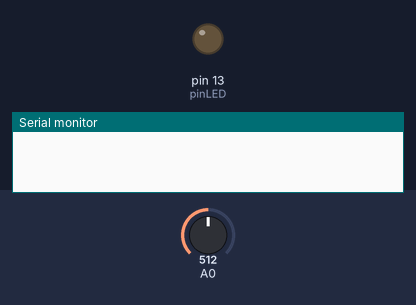
Bench run of a sketch on a simulated Arduino Uno, built with avr-gcc and run on an emulated ATmega328P. Shown: output pins drawn as LEDs (lit = HIGH), the last lines printed to the serial monitor. The test bench sets the inputs (shaded band); at power-on: A0 = 512.

Above: at 0.1 s.
At 1.1 s:
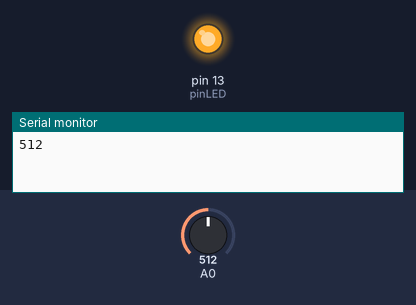
Timing chart, 0 to 2.6 s (numbered marks = the images above):
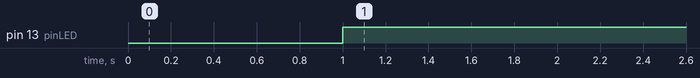

Measured:
- by itself, pin 13 (pinLED): LOW → HIGH at 1.0 s

The sketch:

internalRefMeasurement.ino
```cpp
const uint8_t pinLED = 13;

void setup() {
  // put your setup code here, to run once:
  Serial.begin(9600);
  Serial.println("\n\r\n\r");

  pinMode( pinLED, OUTPUT);
  digitalWrite( pinLED, LOW);
  delay(1000);

  analogReference( INTERNAL );
}

void loop() {
  // put your main code here, to run repeatedly:
  Serial.println(analogRead(0));
  digitalWrite(pinLED,HIGH);
  delay(1000);
}
```
